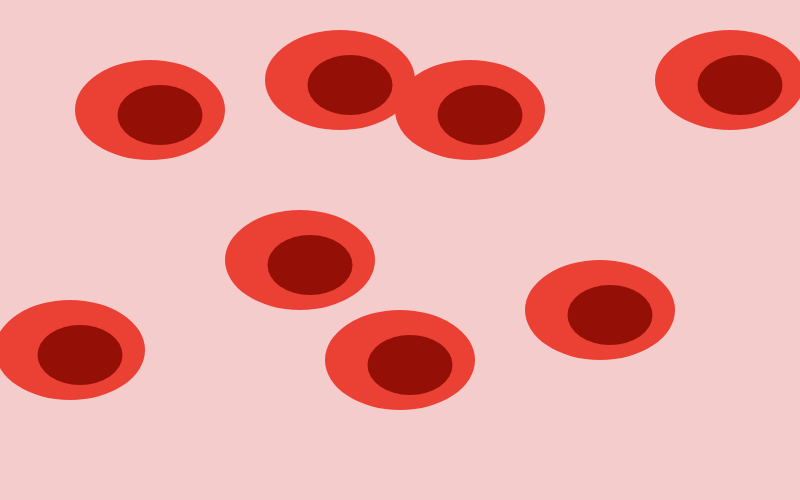
Frame 1 (no input)
Frame 60 (no input): identical to frame 1, image omitted
Frame 120 (the mouse pressed at the canvas centre since frame 60): identical to frame 1, image omitted

The p5.js sketch that drew this single still picture (run headless with seeded random() and noise() and a simulated clock; from frame 60 on, the mouse is pressed at the canvas centre):

// p5.js sketch
// ── sketch.js
function setup() {
  createCanvas(800, 500);
}
let state = 0;
function draw() {
  background('#F4CCCC');
  drawBackground();
  // bloodCell(100, 100);
  checkState();
}
function checkState() { //don't think this needs commenting
  if (state==0) {
    titleCard();
  }
  else if (state==1) {
    alkalosis();
  }
  else if (state==2) {
    equilibrium();
  }
  else if (state==3) {
    equilibriumBlood();
  }
  else if (state==4) {
    alkalosisCauses();
  }
  else if (state==5) {
    buffer();
  }
  else if (state==6) {
    glossary();
  }
  else if (state==7) {
    bibliography();
  }
}
function titleCard() { //the opening layout (before you click on anything) [idk what to call it]
  //check mouse collisions for each of the other states
}
function equilibrium() { //the opening layout (before you click on anything) [idk what to call it]
  
}
function alkalosis() { //will finish later, too lazy to do it rn
  textSize(45);
  textAlign(CENTER);
  textWrap(WORD);
  text('Alkalosis', 400, 50);
  textSize(18);
  textAlign(CENTER);
  text('A condition where the pH of blood is too high (above 7.4). \n When alkalosis happens, there is more HCO3- (conjugate base) relative to the amount of H2CO3 (weak acid). This also increases the relative concentration of hydroxide ions OH-, making the pH of the blood higher than normal.', 10, 100, 780); //text(STRING, startX, startY, width of textbox)
}

var cells = [
  [150, 110],
  [70, 350],
  [300, 260],
  [340, 80],
  [470, 110],
  [400, 360],
  [600, 310],
  [730, 80]
];
function drawBackground() {
  // bloodCell(150, 130, 0);
  // bloodCell(70, 350, 0);
  // bloodCell(300, 260, 0);
  // bloodCell(340, 80, 0);
  // bloodCell(490, 150, 0);
  // bloodCell(400, 400, 0);
  // bloodCell(600, 310, 0);
  // bloodCell(730, 80, 127);
  for (var i = 0; i < cells.length; ++ i) { //made it work, have to make cells an array instead of a json thing
    bloodCell(cells[i][0], cells[i][1], 0);
  }
}
function bloodCell(x, y, pH) {
  let lightRed = color("#eb4034");
  let darkRed = color("#940f06");
  let spikeRed = color(235, 64, 52, pH);
  noStroke();
  fill(spikeRed);
  quad(-61 + x, -60 + y, 10 + x, 73 + y, 85 + x, -55 + y, 5 + x, -45 + y);
  fill(lightRed);
  ellipse(0 + x, 0 + y, 150, 100);
  fill(darkRed);
  ellipse(10 + x, 5 + y, 85, 60);
}
